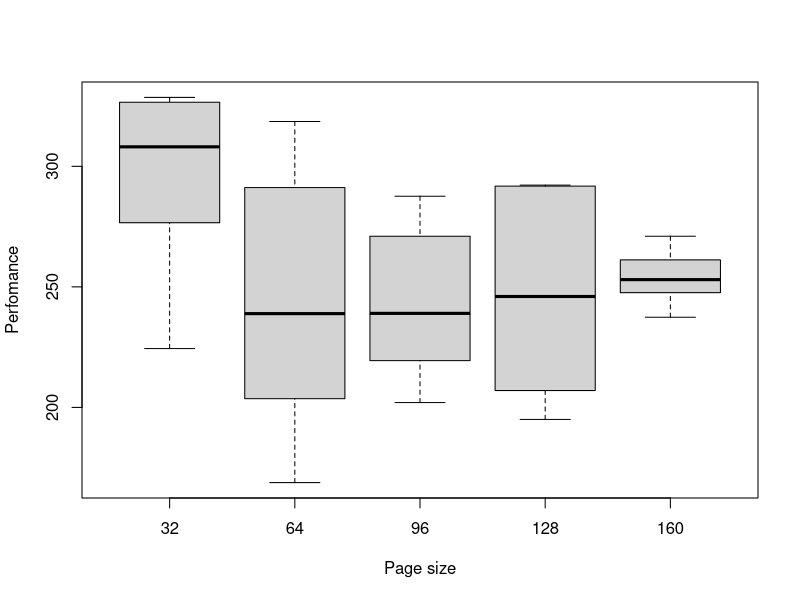

This figure's R source:
#plot perfomance degradation
perf <- read.csv("bTreeTuning.csv")
perf <- perf[2:6]
pdf("bTree.pdf",width = 11 ,height = 5,family= "URWHelvetica", encoding="CP1251")
boxplot(perf, names=c(32, 64, 96, 128, 160), xlab="Page size", ylab="Perfomance")
dev.off()

